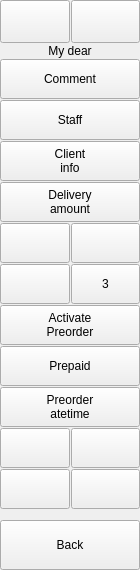
       <widget class="QWidget" name="wmenucont" native="true">
        <property name="sizePolicy">
         <sizepolicy hsizetype="Preferred" vsizetype="Expanding">
          <horstretch>0</horstretch>
          <verstretch>0</verstretch>
         </sizepolicy>
        </property>
        <property name="minimumSize">
         <size>
          <width>140</width>
          <height>0</height>
         </size>
        </property>
        <property name="maximumSize">
         <size>
          <width>140</width>
          <height>16777215</height>
         </size>
        </property>
        <property name="focusPolicy">
         <enum>Qt::FocusPolicy::NoFocus</enum>
        </property>
        <layout class="QGridLayout" name="gridLayout_6">
         <property name="sizeConstraint">
          <enum>QLayout::SizeConstraint::SetDefaultConstraint</enum>
         </property>
         <property name="leftMargin">
          <number>0</number>
         </property>
         <property name="topMargin">
          <number>0</number>
         </property>
         <property name="rightMargin">
          <number>0</number>
         </property>
         <property name="bottomMargin">
          <number>0</number>
         </property>
         <property name="spacing">
          <number>1</number>
         </property>
         <item row="12" column="0">
          <spacer name="verticalSpacer">
           <property name="orientation">
            <enum>Qt::Orientation::Vertical</enum>
           </property>
           <property name="sizeHint" stdset="0">
            <size>
             <width>20</width>
             <height>10</height>
            </size>
           </property>
          </spacer>
         </item>
         <item row="6" column="0" colspan="2">
          <widget class="QWidget" name="wappmenu" native="true">
           <property name="sizePolicy">
            <sizepolicy hsizetype="Preferred" vsizetype="Preferred">
             <horstretch>0</horstretch>
             <verstretch>0</verstretch>
            </sizepolicy>
           </property>
           <property name="minimumSize">
            <size>
             <width>0</width>
             <height>0</height>
            </size>
           </property>
           <layout class="QGridLayout" name="gridLayout_2">
            <property name="leftMargin">
             <number>0</number>
            </property>
            <property name="topMargin">
             <number>0</number>
            </property>
            <property name="rightMargin">
             <number>0</number>
            </property>
            <property name="bottomMargin">
             <number>0</number>
            </property>
            <property name="spacing">
             <number>1</number>
            </property>
            <item row="3" column="0" colspan="2">
             <widget class="QToolButton" name="btnOrderComment">
              <property name="sizePolicy">
               <sizepolicy hsizetype="Preferred" vsizetype="Fixed">
                <horstretch>0</horstretch>
                <verstretch>0</verstretch>
               </sizepolicy>
              </property>
              <property name="minimumSize">
               <size>
                <width>0</width>
                <height>40</height>
               </size>
              </property>
              <property name="maximumSize">
               <size>
                <width>16777215</width>
                <height>16777215</height>
               </size>
              </property>
              <property name="focusPolicy">
               <enum>Qt::FocusPolicy::NoFocus</enum>
              </property>
              <property name="text">
               <string>Comment</string>
              </property>
              <property name="icon">
               <iconset resource="resources/res.qrc">
                <normaloff>:/notes.png</normaloff>:/notes.png</iconset>
              </property>
              <property name="iconSize">
               <size>
                <width>32</width>
                <height>32</height>
               </size>
              </property>
              <property name="toolButtonStyle">
               <enum>Qt::ToolButtonStyle::ToolButtonTextBesideIcon</enum>
              </property>
             </widget>
            </item>
            <item row="8" column="0">
             <widget class="QToolButton" name="btnReceiptLanguage">
              <property name="sizePolicy">
               <sizepolicy hsizetype="Preferred" vsizetype="Fixed">
                <horstretch>0</horstretch>
                <verstretch>0</verstretch>
               </sizepolicy>
              </property>
              <property name="minimumSize">
               <size>
                <width>0</width>
                <height>40</height>
               </size>
              </property>
              <property name="focusPolicy">
               <enum>Qt::FocusPolicy::NoFocus</enum>
              </property>
              <property name="text">
               <string/>
              </property>
              <property name="icon">
               <iconset resource="resources/res.qrc">
                <normaloff>:/armenia.png</normaloff>:/armenia.png</iconset>
              </property>
              <property name="iconSize">
               <size>
                <width>32</width>
                <height>32</height>
               </size>
              </property>
              <property name="toolButtonStyle">
               <enum>Qt::ToolButtonStyle::ToolButtonTextUnderIcon</enum>
              </property>
              <property name="setup_key" stdset="0">
               <string>dlgorder_disable_btnreceiptlanguage</string>
              </property>
             </widget>
            </item>
            <item row="11" column="0" colspan="2">
             <widget class="QToolButton" name="btnPreorderDateTime">
              <property name="sizePolicy">
               <sizepolicy hsizetype="Preferred" vsizetype="Fixed">
                <horstretch>0</horstretch>
                <verstretch>0</verstretch>
               </sizepolicy>
              </property>
              <property name="minimumSize">
               <size>
                <width>0</width>
                <height>40</height>
               </size>
              </property>
              <property name="focusPolicy">
               <enum>Qt::FocusPolicy::NoFocus</enum>
              </property>
              <property name="text">
               <string>Preorder 
atetime</string>
              </property>
              <property name="icon">
               <iconset resource="resources/res.qrc">
                <normaloff>:/prepaid.png</normaloff>:/prepaid.png</iconset>
              </property>
              <property name="iconSize">
               <size>
                <width>32</width>
                <height>32</height>
               </size>
              </property>
              <property name="toolButtonStyle">
               <enum>Qt::ToolButtonStyle::ToolButtonTextBesideIcon</enum>
              </property>
              <property name="setup_key" stdset="0">
               <string>dlgorder_disable_btnpreorder_datetime</string>
              </property>
             </widget>
            </item>
            <item row="6" column="0" colspan="2">
             <widget class="QToolButton" name="btnDeliveryAmount">
              <property name="sizePolicy">
               <sizepolicy hsizetype="Preferred" vsizetype="Fixed">
                <horstretch>0</horstretch>
                <verstretch>0</verstretch>
               </sizepolicy>
              </property>
              <property name="minimumSize">
               <size>
                <width>0</width>
                <height>40</height>
               </size>
              </property>
              <property name="maximumSize">
               <size>
                <width>16777215</width>
                <height>16777215</height>
               </size>
              </property>
              <property name="focusPolicy">
               <enum>Qt::FocusPolicy::NoFocus</enum>
              </property>
              <property name="text">
               <string>Delivery
amount</string>
              </property>
              <property name="icon">
               <iconset resource="resources/res.qrc">
                <normaloff>:/delivery.png</normaloff>:/delivery.png</iconset>
              </property>
              <property name="iconSize">
               <size>
                <width>32</width>
                <height>32</height>
               </size>
              </property>
              <property name="toolButtonStyle">
               <enum>Qt::ToolButtonStyle::ToolButtonTextBesideIcon</enum>
              </property>
              <property name="setup_key" stdset="0">
               <string>dlgorder_disable_btndeliveryamount</string>
              </property>
             </widget>
            </item>
            <item row="8" column="1">
             <widget class="QToolButton" name="btnSit">
              <property name="sizePolicy">
               <sizepolicy hsizetype="Preferred" vsizetype="Fixed">
                <horstretch>0</horstretch>
                <verstretch>0</verstretch>
               </sizepolicy>
              </property>
              <property name="minimumSize">
               <size>
                <width>0</width>
                <height>40</height>
               </size>
              </property>
              <property name="focusPolicy">
               <enum>Qt::FocusPolicy::NoFocus</enum>
              </property>
              <property name="text">
               <string>3</string>
              </property>
              <property name="icon">
               <iconset resource="resources/res.qrc">
                <normaloff>:/sit.png</normaloff>:/sit.png</iconset>
              </property>
              <property name="iconSize">
               <size>
                <width>32</width>
                <height>32</height>
               </size>
              </property>
              <property name="toolButtonStyle">
               <enum>Qt::ToolButtonStyle::ToolButtonTextUnderIcon</enum>
              </property>
              <property name="setup_key" stdset="0">
               <string>dlgorder_disable_btnsit</string>
              </property>
             </widget>
            </item>
            <item row="13" column="0">
             <widget class="QToolButton" name="btnShowHideRemoved">
              <property name="sizePolicy">
               <sizepolicy hsizetype="Preferred" vsizetype="Fixed">
                <horstretch>0</horstretch>
                <verstretch>0</verstretch>
               </sizepolicy>
              </property>
              <property name="minimumSize">
               <size>
                <width>0</width>
                <height>40</height>
               </size>
              </property>
              <property name="focusPolicy">
               <enum>Qt::FocusPolicy::NoFocus</enum>
              </property>
              <property name="text">
               <string/>
              </property>
              <property name="icon">
               <iconset resource="resources/res.qrc">
                <normaloff>:/view.png</normaloff>:/view.png</iconset>
              </property>
              <property name="iconSize">
               <size>
                <width>32</width>
                <height>32</height>
               </size>
              </property>
              <property name="checkable">
               <bool>true</bool>
              </property>
              <property name="checked">
               <bool>false</bool>
              </property>
              <property name="toolButtonStyle">
               <enum>Qt::ToolButtonStyle::ToolButtonIconOnly</enum>
              </property>
              <property name="setup_key" stdset="0">
               <string>dlgorder_disable_btnshowhideremoved</string>
              </property>
             </widget>
            </item>
            <item row="7" column="1">
             <widget class="QToolButton" name="btnStopListMode">
              <property name="sizePolicy">
               <sizepolicy hsizetype="Preferred" vsizetype="Fixed">
                <horstretch>0</horstretch>
                <verstretch>0</verstretch>
               </sizepolicy>
              </property>
              <property name="minimumSize">
               <size>
                <width>0</width>
                <height>40</height>
               </size>
              </property>
              <property name="maximumSize">
               <size>
                <width>16777215</width>
                <height>16777215</height>
               </size>
              </property>
              <property name="focusPolicy">
               <enum>Qt::FocusPolicy::NoFocus</enum>
              </property>
              <property name="text">
               <string/>
              </property>
              <property name="icon">
               <iconset resource="resources/res.qrc">
                <normaloff>:/stop.png</normaloff>:/stop.png</iconset>
              </property>
              <property name="iconSize">
               <size>
                <width>32</width>
                <height>32</height>
               </size>
              </property>
              <property name="toolButtonStyle">
               <enum>Qt::ToolButtonStyle::ToolButtonIconOnly</enum>
              </property>
              <property name="setup_key" stdset="0">
               <string>dlgorder_disable_btnstoplistmode</string>
              </property>
             </widget>
            </item>
            <item row="10" column="0" colspan="2">
             <widget class="QToolButton" name="btnPrepaid">
              <property name="sizePolicy">
               <sizepolicy hsizetype="Preferred" vsizetype="Fixed">
                <horstretch>0</horstretch>
                <verstretch>0</verstretch>
               </sizepolicy>
              </property>
              <property name="minimumSize">
               <size>
                <width>0</width>
                <height>40</height>
               </size>
              </property>
              <property name="focusPolicy">
               <enum>Qt::FocusPolicy::NoFocus</enum>
              </property>
              <property name="text">
               <string>Prepaid</string>
              </property>
              <property name="icon">
               <iconset resource="resources/res.qrc">
                <normaloff>:/prepaid.png</normaloff>:/prepaid.png</iconset>
              </property>
              <property name="iconSize">
               <size>
                <width>32</width>
                <height>32</height>
               </size>
              </property>
              <property name="checkable">
               <bool>true</bool>
              </property>
              <property name="checked">
               <bool>false</bool>
              </property>
              <property name="toolButtonStyle">
               <enum>Qt::ToolButtonStyle::ToolButtonTextBesideIcon</enum>
              </property>
              <property name="setup_key" stdset="0">
               <string>dlgorder_disable_btnprepaid</string>
              </property>
             </widget>
            </item>
            <item row="0" column="1">
             <widget class="QToolButton" name="btnTransferTable">
              <property name="sizePolicy">
               <sizepolicy hsizetype="Preferred" vsizetype="Fixed">
                <horstretch>0</horstretch>
                <verstretch>0</verstretch>
               </sizepolicy>
              </property>
              <property name="minimumSize">
               <size>
                <width>0</width>
                <height>40</height>
               </size>
              </property>
              <property name="maximumSize">
               <size>
                <width>16777215</width>
                <height>16777215</height>
               </size>
              </property>
              <property name="focusPolicy">
               <enum>Qt::FocusPolicy::NoFocus</enum>
              </property>
              <property name="text">
               <string/>
              </property>
              <property name="icon">
               <iconset resource="resources/res.qrc">
                <normaloff>:/move-table.png</normaloff>:/move-table.png</iconset>
              </property>
              <property name="iconSize">
               <size>
                <width>36</width>
                <height>36</height>
               </size>
              </property>
              <property name="toolButtonStyle">
               <enum>Qt::ToolButtonStyle::ToolButtonIconOnly</enum>
              </property>
              <property name="dlgorder_disable_btntransfertable" stdset="0">
               <string/>
              </property>
              <property name="setup_key" stdset="0">
               <string>dglorder_disable_btntransfertable</string>
              </property>
             </widget>
            </item>
            <item row="0" column="0">
             <widget class="QToolButton" name="btnTransferDishes">
              <property name="sizePolicy">
               <sizepolicy hsizetype="Preferred" vsizetype="Fixed">
                <horstretch>0</horstretch>
                <verstretch>0</verstretch>
               </sizepolicy>
              </property>
              <property name="minimumSize">
               <size>
                <width>0</width>
                <height>40</height>
               </size>
              </property>
              <property name="maximumSize">
               <size>
                <width>16777215</width>
                <height>16777215</height>
               </size>
              </property>
              <property name="focusPolicy">
               <enum>Qt::FocusPolicy::NoFocus</enum>
              </property>
              <property name="text">
               <string/>
              </property>
              <property name="icon">
               <iconset resource="resources/res.qrc">
                <normaloff>:/move-dish.png</normaloff>:/move-dish.png</iconset>
              </property>
              <property name="iconSize">
               <size>
                <width>36</width>
                <height>36</height>
               </size>
              </property>
              <property name="toolButtonStyle">
               <enum>Qt::ToolButtonStyle::ToolButtonIconOnly</enum>
              </property>
              <property name="setup_key" stdset="0">
               <string>dlgorder_disable_btntransferdishes</string>
              </property>
             </widget>
            </item>
            <item row="13" column="1">
             <widget class="QToolButton" name="btnShowCustomerDisplay">
              <property name="sizePolicy">
               <sizepolicy hsizetype="Preferred" vsizetype="Fixed">
                <horstretch>0</horstretch>
                <verstretch>0</verstretch>
               </sizepolicy>
              </property>
              <property name="minimumSize">
               <size>
                <width>0</width>
                <height>40</height>
               </size>
              </property>
              <property name="focusPolicy">
               <enum>Qt::FocusPolicy::NoFocus</enum>
              </property>
              <property name="text">
               <string/>
              </property>
              <property name="icon">
               <iconset resource="resources/res.qrc">
                <normaloff>:/display.png</normaloff>:/display.png</iconset>
              </property>
              <property name="iconSize">
               <size>
                <width>32</width>
                <height>32</height>
               </size>
              </property>
              <property name="checkable">
               <bool>true</bool>
              </property>
              <property name="checked">
               <bool>false</bool>
              </property>
              <property name="toolButtonStyle">
               <enum>Qt::ToolButtonStyle::ToolButtonIconOnly</enum>
              </property>
              <property name="setup_key" stdset="0">
               <string>dlgorder_disable_btnshowcustomerdisplay</string>
              </property>
             </widget>
            </item>
            <item row="7" column="0">
             <widget class="QToolButton" name="btnPackage">
              <property name="sizePolicy">
               <sizepolicy hsizetype="Preferred" vsizetype="Fixed">
                <horstretch>0</horstretch>
                <verstretch>0</verstretch>
               </sizepolicy>
              </property>
              <property name="minimumSize">
               <size>
                <width>0</width>
                <height>40</height>
               </size>
              </property>
              <property name="maximumSize">
               <size>
                <width>16777215</width>
                <height>16777215</height>
               </size>
              </property>
              <property name="focusPolicy">
               <enum>Qt::FocusPolicy::NoFocus</enum>
              </property>
              <property name="text">
               <string/>
              </property>
              <property name="icon">
               <iconset resource="resources/res.qrc">
                <normaloff>:/package.png</normaloff>:/package.png</iconset>
              </property>
              <property name="iconSize">
               <size>
                <width>32</width>
                <height>32</height>
               </size>
              </property>
              <property name="toolButtonStyle">
               <enum>Qt::ToolButtonStyle::ToolButtonIconOnly</enum>
              </property>
              <property name="setup_key" stdset="0">
               <string>dlgorder_disable_btnpackage</string>
              </property>
             </widget>
            </item>
            <item row="5" column="0" colspan="2">
             <widget class="QToolButton" name="btnGuest">
              <property name="sizePolicy">
               <sizepolicy hsizetype="Preferred" vsizetype="Fixed">
                <horstretch>0</horstretch>
                <verstretch>0</verstretch>
               </sizepolicy>
              </property>
              <property name="minimumSize">
               <size>
                <width>0</width>
                <height>40</height>
               </size>
              </property>
              <property name="maximumSize">
               <size>
                <width>16777215</width>
                <height>16777215</height>
               </size>
              </property>
              <property name="focusPolicy">
               <enum>Qt::FocusPolicy::NoFocus</enum>
              </property>
              <property name="text">
               <string>Client
info</string>
              </property>
              <property name="icon">
               <iconset resource="resources/res.qrc">
                <normaloff>:/guests.png</normaloff>:/guests.png</iconset>
              </property>
              <property name="iconSize">
               <size>
                <width>32</width>
                <height>32</height>
               </size>
              </property>
              <property name="toolButtonStyle">
               <enum>Qt::ToolButtonStyle::ToolButtonTextBesideIcon</enum>
              </property>
             </widget>
            </item>
            <item row="9" column="0" colspan="2">
             <widget class="QToolButton" name="btnActivatePreorder">
              <property name="sizePolicy">
               <sizepolicy hsizetype="Preferred" vsizetype="Fixed">
                <horstretch>0</horstretch>
                <verstretch>0</verstretch>
               </sizepolicy>
              </property>
              <property name="minimumSize">
               <size>
                <width>0</width>
                <height>40</height>
               </size>
              </property>
              <property name="focusPolicy">
               <enum>Qt::FocusPolicy::NoFocus</enum>
              </property>
              <property name="text">
               <string>Activate
Preorder</string>
              </property>
              <property name="icon">
               <iconset resource="resources/res.qrc">
                <normaloff>:/prepaid.png</normaloff>:/prepaid.png</iconset>
              </property>
              <property name="iconSize">
               <size>
                <width>32</width>
                <height>32</height>
               </size>
              </property>
              <property name="toolButtonStyle">
               <enum>Qt::ToolButtonStyle::ToolButtonTextBesideIcon</enum>
              </property>
              <property name="setup_key" stdset="0">
               <string>dlgorder_disable_btnactivate_preorder</string>
              </property>
             </widget>
            </item>
            <item row="4" column="0" colspan="2">
             <widget class="QToolButton" name="btnChangeStaff">
              <property name="sizePolicy">
               <sizepolicy hsizetype="Preferred" vsizetype="Fixed">
                <horstretch>0</horstretch>
                <verstretch>0</verstretch>
               </sizepolicy>
              </property>
              <property name="minimumSize">
               <size>
                <width>0</width>
                <height>40</height>
               </size>
              </property>
              <property name="maximumSize">
               <size>
                <width>16777215</width>
                <height>16777215</height>
               </size>
              </property>
              <property name="focusPolicy">
               <enum>Qt::FocusPolicy::NoFocus</enum>
              </property>
              <property name="text">
               <string>Staff</string>
              </property>
              <property name="icon">
               <iconset resource="resources/res.qrc">
                <normaloff>:/staff.png</normaloff>:/staff.png</iconset>
              </property>
              <property name="iconSize">
               <size>
                <width>32</width>
                <height>32</height>
               </size>
              </property>
              <property name="toolButtonStyle">
               <enum>Qt::ToolButtonStyle::ToolButtonTextBesideIcon</enum>
              </property>
              <property name="setup_key" stdset="0">
               <string>dlgorder_disable_btnchangestaff</string>
              </property>
             </widget>
            </item>
            <item row="2" column="0" colspan="2">
             <widget class="QLabel" name="lbOrderComment">
              <property name="sizePolicy">
               <sizepolicy hsizetype="Preferred" vsizetype="Preferred">
                <horstretch>0</horstretch>
                <verstretch>0</verstretch>
               </sizepolicy>
              </property>
              <property name="text">
               <string>My dear</string>
              </property>
              <property name="alignment">
               <set>Qt::AlignmentFlag::AlignCenter</set>
              </property>
              <property name="wordWrap">
               <bool>true</bool>
              </property>
             </widget>
            </item>
            <item row="14" column="0">
             <widget class="QToolButton" name="btnDatamatrix">
              <property name="sizePolicy">
               <sizepolicy hsizetype="Preferred" vsizetype="Fixed">
                <horstretch>0</horstretch>
                <verstretch>0</verstretch>
               </sizepolicy>
              </property>
              <property name="minimumSize">
               <size>
                <width>0</width>
                <height>40</height>
               </size>
              </property>
              <property name="focusPolicy">
               <enum>Qt::FocusPolicy::NoFocus</enum>
              </property>
              <property name="text">
               <string/>
              </property>
              <property name="icon">
               <iconset resource="resources/res.qrc">
                <normaloff>:/qrcode.png</normaloff>:/qrcode.png</iconset>
              </property>
              <property name="iconSize">
               <size>
                <width>32</width>
                <height>32</height>
               </size>
              </property>
              <property name="checkable">
               <bool>false</bool>
              </property>
              <property name="checked">
               <bool>false</bool>
              </property>
              <property name="toolButtonStyle">
               <enum>Qt::ToolButtonStyle::ToolButtonIconOnly</enum>
              </property>
              <property name="setup_key" stdset="0">
               <string>dlgorder_disable_btnshowhideremoved</string>
              </property>
             </widget>
            </item>
            <item row="14" column="1">
             <widget class="QToolButton" name="btnLast40Min">
              <property name="sizePolicy">
               <sizepolicy hsizetype="Preferred" vsizetype="Fixed">
                <horstretch>0</horstretch>
                <verstretch>0</verstretch>
               </sizepolicy>
              </property>
              <property name="minimumSize">
               <size>
                <width>0</width>
                <height>40</height>
               </size>
              </property>
              <property name="focusPolicy">
               <enum>Qt::FocusPolicy::NoFocus</enum>
              </property>
              <property name="text">
               <string/>
              </property>
              <property name="icon">
               <iconset resource="resources/res.qrc">
                <normaloff>:/calendar.png</normaloff>:/calendar.png</iconset>
              </property>
              <property name="iconSize">
               <size>
                <width>32</width>
                <height>32</height>
               </size>
              </property>
              <property name="checkable">
               <bool>false</bool>
              </property>
              <property name="checked">
               <bool>false</bool>
              </property>
              <property name="toolButtonStyle">
               <enum>Qt::ToolButtonStyle::ToolButtonIconOnly</enum>
              </property>
              <property name="setup_key" stdset="0">
               <string>dlgorder_disable_btnshowhideremoved</string>
              </property>
             </widget>
            </item>
           </layout>
          </widget>
         </item>
         <item row="14" column="0" colspan="2">
          <widget class="QToolButton" name="btnExit">
           <property name="sizePolicy">
            <sizepolicy hsizetype="Preferred" vsizetype="Fixed">
             <horstretch>0</horstretch>
             <verstretch>0</verstretch>
            </sizepolicy>
           </property>
           <property name="minimumSize">
            <size>
             <width>0</width>
             <height>50</height>
            </size>
           </property>
           <property name="maximumSize">
            <size>
             <width>16777215</width>
             <height>16777215</height>
            </size>
           </property>
           <property name="focusPolicy">
            <enum>Qt::FocusPolicy::NoFocus</enum>
           </property>
           <property name="text">
            <string>Back</string>
           </property>
           <property name="icon">
            <iconset resource="resources/res.qrc">
             <normaloff>:/lock.png</normaloff>:/lock.png</iconset>
           </property>
           <property name="iconSize">
            <size>
             <width>32</width>
             <height>32</height>
            </size>
           </property>
          </widget>
         </item>
        </layout>
       </widget>
